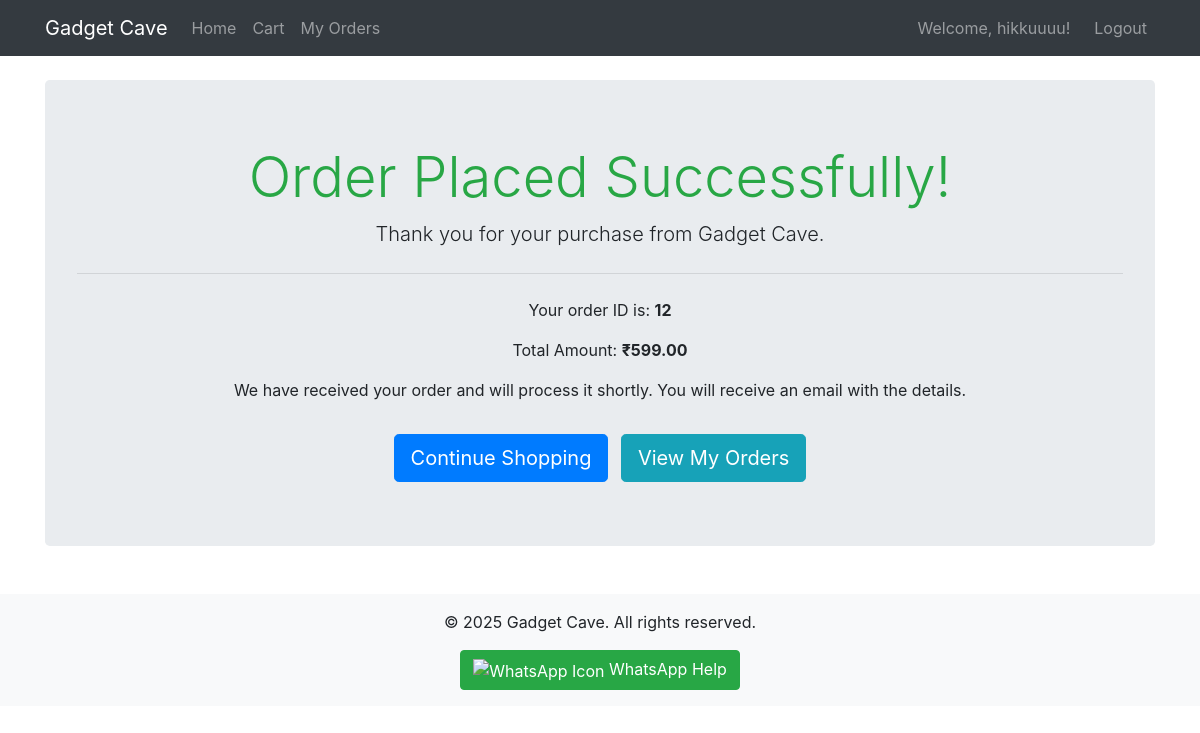
/order/confirmation/12/ (signed in), run on the app's committed database.
### gadget_cave/models.py (models this page shows, shortened)
class CustomUser(AbstractUser):
    phone_number = models.CharField(max_length=15, unique=True, null=True, blank=True)
    groups = models.ManyToManyField(
        Group,
        verbose_name=('groups'),
        blank=True,
        help_text=(
            'The groups this user belongs to. A user will get all permissions '
            'granted to each of their groups.'
        ),
        related_name="custom_user_groups",
        related_query_name="custom_user_group",
    )
    user_permissions = models.ManyToManyField(
        Permission,
        verbose_name=('user permissions'),
        blank=True,
        help_text=('Specific permissions for this user.'),
        related_name="custom_user_permissions",
        related_query_name="custom_user_permission",
    )

class Order(models.Model):
    user = models.ForeignKey(CustomUser, on_delete=models.CASCADE, related_name='orders', null=True, blank=True,) # Changed to null=True, blank=True for guest orders
    created = models.DateTimeField(auto_now_add=True)
    updated = models.DateTimeField(auto_now=True)
    paid = models.BooleanField(default=False)
    transaction_id = models.CharField(max_length=100, blank=True, null=True)
    first_name = models.CharField(max_length=50)
    last_name = models.CharField(max_length=50)
    email = models.EmailField()
    phone = models.CharField(max_length=15, blank=True, null=True)
    house_shop_no = models.CharField(max_length=100, blank=True, null=True)
    address = models.CharField(max_length=250) # Assuming this is the full address, not just street
    landmark = models.CharField(max_length=250, blank=True, null=True)
    city = models.CharField(max_length=100)
    district = models.CharField(max_length=100, blank=True, null=True)
    state = models.CharField(max_length=100, blank=True, null=True)
    postal_code = models.CharField(max_length=20)
    STATUS_CHOICES = [
        ('pending', 'Pending'),
        ('processing', 'Processing'),
        ('shipped', 'Shipped'),
        ('delivered', 'Delivered'),
        ('cancelled', 'Cancelled'),
    ]
    PAYMENT_STATUS_CHOICES = [
        ('pending', 'Pending'),
        ('completed', 'Completed'),
        ('failed', 'Failed'),
        ('refunded', 'Refunded'),
    ]
    status = models.CharField(max_length=20, choices=STATUS_CHOICES, default='pending')
    payment_status = models.CharField(max_length=20, choices=PAYMENT_STATUS_CHOICES, default='pending')
    class Meta:
        ordering = ('-created',)
    def get_total_cost(self):
        return sum(item.get_cost() for item in self.items.all())
    def get_product_names(self):
        return ", ".join([item.product.name for item in self.items.all()])
    get_product_names.short_description = "Products"

class OrderItem(models.Model):
    order = models.ForeignKey(Order, related_name='items', on_delete=models.CASCADE)
    product = models.ForeignKey(Product, related_name='order_items', on_delete=models.CASCADE)
    price = models.DecimalField(max_digits=10, decimal_places=2) # Price at the time of order
    quantity = models.PositiveIntegerField(default=1)
    def get_cost(self):
        return self.price * self.quantity

### gadget_cave/views.py (the view)
# urls.py: path('order/confirmation/<int:order_id>/', views.order_confirmation, name='order_confirmation'),
@login_required
def order_confirmation(request, order_id):
    order = get_object_or_404(Order, id=order_id, user=request.user)
    return render(request, 'gadget_cave/order/confirmation.html', {'order': order})

### gadget_cave/templates/gadget_cave/order/confirmation.html (shortened to what this page needs)
{% extends "gadget_cave/base.html" %}
{% block content %}
<div class="jumbotron text-center">
    <h1 class="display-4 text-success">Order Placed Successfully!</h1>
    <p class="lead">Thank you for your purchase from Gadget Cave.</p>
    <hr class="my-4">
    <p>Your order ID is: <strong>{{ order.id }}</strong></p>
    <p>Total Amount: <strong>₹{{ order.get_total_cost }}</strong></p>
    <p>We have received your order and will process it shortly. You will receive an email with the details.</p>
    <a class="btn btn-primary btn-lg mt-3" href="{% url 'gadget_cave:home' %}" role="button">Continue Shopping</a>
    <a class="btn btn-info btn-lg mt-3 ml-2" href="{% url 'gadget_cave:my_orders' %}" role="button">View My Orders</a>
</div>
{% endblock %}

### gadget_cave/templates/gadget_cave/base.html (shortened to what this page needs)
<!DOCTYPE html>
<html lang="en">
<head>
    <link href="https://stackpath.bootstrapcdn.com/bootstrap/4.5.2/css/bootstrap.min.css" rel="stylesheet">
</head>
<body>
    <nav class="navbar navbar-expand-lg navbar-dark bg-dark fixed-top">
        <div class="container">
            <a class="navbar-brand" href="{% url 'gadget_cave:home' %}">Gadget Cave</a>
            <div class="collapse navbar-collapse" id="navbarNav">
                <ul class="navbar-nav mr-auto">
                    <li class="nav-item">
                        <a class="nav-link" href="{% url 'gadget_cave:home' %}">Home</a>
                    </li>
                    <li class="nav-item">
                        <a class="nav-link" href="{% url 'gadget_cave:cart_detail' %}">Cart</a>
                    </li>
                    {% if user.is_authenticated %}
                    <li class="nav-item">
                        <a class="nav-link" href="{% url 'gadget_cave:my_orders' %}">My Orders</a>
                    </li>
                    {% endif %}
                </ul>
                <ul class="navbar-nav ml-auto">
                    {% if user.is_authenticated %}
                        <li class="nav-item">
                            <span class="navbar-text mr-3">
                                Welcome, {{ user.username }}!
                            </span>
                        </li>
                        <li class="nav-item">
                            <a class="nav-link" href="{% url 'gadget_cave:logout' %}">Logout</a>
                        </li>
                    {% endif %}
                </ul>
            </div>
        </div>
    </nav>
    <div class="container mt-4">
        {% block content %}
        {% endblock %}
    </div>
    <footer class="mt-5 py-3 bg-light text-center">
        <div class="container">
            <p>&copy; 2025 Gadget Cave. All rights reserved.</p>
            <a href="https://wa.me/9744340057" target="_blank" class="btn btn-success">
                <img src="https://img.icons8.com/color/24/000000/whatsapp--v1.png" alt="WhatsApp Icon" style="vertical-align: middle;"> WhatsApp Help
            </a>
        </div>
    </footer>
</body>
</html>

### gadget_cave/templates/gadget_cave/base.html (style rules this page uses)
body { padding-top: 56px; }

### data on the page
CustomUser: username "hikkuuuu"
Order: id "12", get_total_cost "599.00"
